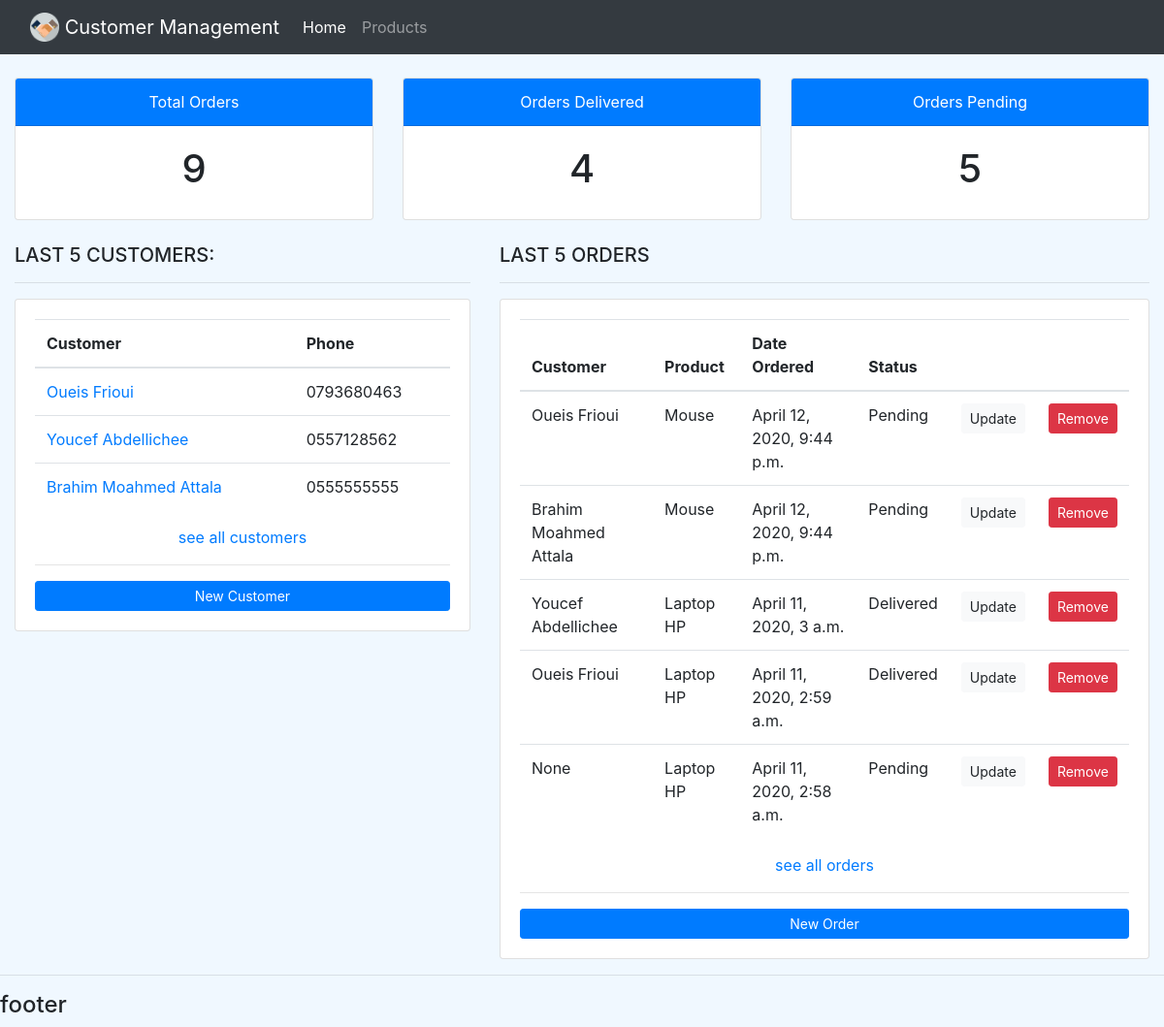
Before: / with the older database file.
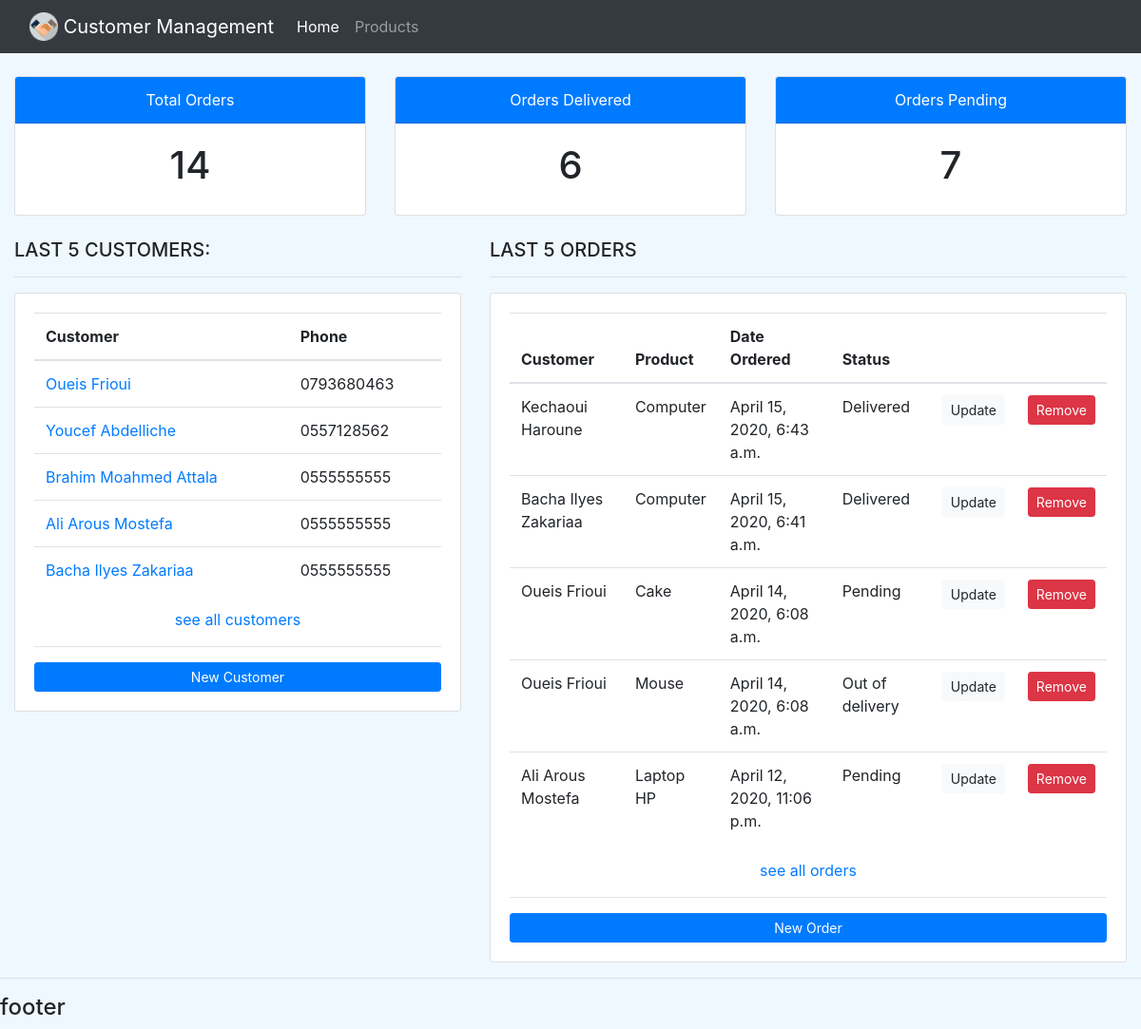
After: the same page with the newer database file.
### accounts/models.py (models this page shows, shortened)
class Customer(models.Model):
    name = models.CharField(max_length=200, null=True)
    phone = models.CharField(max_length=200, null=True)
    email = models.CharField(max_length=200, null=True)
    date_created = models.DateTimeField(auto_now_add=True, null=True)
    def __str__(self):
        return self.name

class Order(models.Model):
    STATUS = (('Pending', 'Pending'), ('Out of Delivery', 'Out of Delivery'), ('Delivered', 'Delivered'))
    customer = models.ForeignKey(Customer, null=True, on_delete=models.SET_NULL)
    product = models.ForeignKey(Product, null=True, on_delete=models.SET_NULL)
    date_created = models.DateTimeField(auto_now_add=True, null=True)
    status = models.CharField(max_length=200, null=True, choices=STATUS)

class Product(models.Model):
    CATEGORY = (('Indoor', 'Indoor'), ('OutDoor', 'OutDoor'))
    name = models.CharField(max_length=200, null=True)
    price = models.FloatField(null=True)
    category = models.CharField(max_length=200, null=True, choices=CATEGORY)
    description = models.CharField(max_length=200, null=True)
    date_created = models.DateTimeField(auto_now_add=True, null=True)
    tags = models.ManyToManyField(Tag, related_name='products')
    def __str__(self):
        return self.name

### accounts/views.py (the view)
# urls.py: path('', views.home, name='home'),
def home(request):
    customers = Customer.objects.all().order_by("date_created")[0:5]
    orders = Order.objects.all().order_by("-date_created")
    last5_order = orders[0:5]
    orders_delivered = Order.objects.filter(status="Delivered")
    orders_pending = Order.objects.filter(status="Pending")
    context = {'customers': customers, 'orders': orders, 'orders_delivered': orders_delivered,
               'orders_pending': orders_pending, 'last_orders': last5_order}
    return render(request, 'accounts/dashboard.html', context)

### accounts/templates/accounts/dashboard.html
{% extends 'accounts/main.html' %}
{% block content %}
    <div class="container-fluid">
        {% include 'accounts/status.html' %}
        <br>
        <div class="row">
            <div class="col-md-5">
                <h5>LAST 5 CUSTOMERS:</h5>
                <hr>
                <div class="card card-body">
                    <table class="table">
                        <thead>
                        <tr>
                            <th scope="col">Customer</th>
                            <th scope="col">Phone</th>
                        </tr>
                        </thead>
                        <tbody>
                        {% for customer in customers %}
                            <tr>
                                <td><a href="{% url 'customer' customer.id %}">{{ customer }}</a></td>
                                <td>{{ customer.phone }}</td>
                            </tr>
                        {% endfor %}
                        </tbody>
                    </table>
                    <a href="{% url 'customers_list' %}" align="center">see all customers</a>
                    <hr>
                    <a class="btn btn-primary btn-sm btn-block" href="{% url 'new_customer_view' %}">New Customer</a>
                </div>
            </div>
            <div class="col-md-7">
                <h5>LAST 5 ORDERS</h5>
                <hr>
                <div class="card card-body">
                    <table class="table">
                        <thead>
                        <tr>
                            <th scope="col">Customer</th>
                            <th scope="col">Product</th>
                            <th scope="col">Date Ordered</th>
                            <th scope="col">Status</th>
                            <th scope="col"></th>
                            <th scope="col"></th>
                        </tr>
                        </thead>
                        <tbody>
                        {% for order in last_orders %}
                            <tr>
                                <td>{{ order.customer }}</td>
                                <td>{{ order.product }}</td>
                                <td>{{ order.date_created }}</td>
                                <td>{{ order.status }}</td>
                                <td><a href="#" class="btn btn-light btn-sm">Update</a></td>
                                <td><a href="#" class="btn btn-danger btn-sm">Remove</a></td>
                            </tr>
                        {% endfor %}
                        </tbody>
                    </table>
                    <a href="#" align="center">see all orders</a>
                    <hr>
                    <a class="btn btn-primary btn-sm btn-block" href="{% url 'new_order_view' %}">New Order</a>
                </div>
            </div>
        </div>
    </div>
{% endblock content %}

Changed rows visible on the page:
no longer on this page (row unchanged): Order: customer "Oueis Frioui", product "Mouse", date_created "April 12, 2020, 9:44 p.m.", status "Pending"
no longer on this page (row unchanged): Order: customer "Brahim Moahmed Attala", product "Mouse", date_created "April 12, 2020, 9:44 p.m.", status "Pending"
no longer on this page (row unchanged): Order: customer "Youcef Abdellichee", product "Laptop HP", date_created "April 11, 2020, 3 a.m.", status "Delivered"
no longer on this page (row unchanged): Order: customer "Oueis Frioui", product "Laptop HP", date_created "April 11, 2020, 2:59 a.m.", status "Delivered"
no longer on this page (row unchanged): Order: customer "None", product "Laptop HP", date_created "April 11, 2020, 2:58 a.m.", status "Pending"
changed Customer: name "Youcef Abdellichee" → "Youcef Abdelliche"
added Customer: name "Ali Arous Mostefa", phone "0555555555"
added Customer: name "Bacha Ilyes Zakariaa", phone "0555555555"
added Order: customer "Kechaoui Haroune", product "Computer", date_created "April 15, 2020, 6:43 a.m.", status "Delivered"
added Order: customer "Bacha Ilyes Zakariaa", product "Computer", date_created "April 15, 2020, 6:41 a.m.", status "Delivered"
added Order: customer "Oueis Frioui", product "Cake", date_created "April 14, 2020, 6:08 a.m.", status "Pending"
added Order: customer "Oueis Frioui", product "Mouse", date_created "April 14, 2020, 6:08 a.m.", status "Out of delivery"
added Order: customer "Ali Arous Mostefa", product "Laptop HP", date_created "April 12, 2020, 11:06 p.m.", status "Pending"
Other visible differences:
{{ orders.count }}: "9" → "14"
{{ orders_delivered.count }}: "4" → "6"
{{ orders_pending.count }}: "5" → "7"
